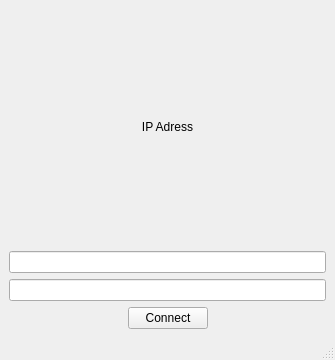
<?xml version="1.0" encoding="UTF-8"?>
<ui version="4.0">
 <class>second_window</class>
 <widget class="QMainWindow" name="second_window">
  <property name="geometry">
   <rect>
    <x>0</x>
    <y>0</y>
    <width>335</width>
    <height>360</height>
   </rect>
  </property>
  <property name="windowTitle">
   <string>MainWindow</string>
  </property>
  <widget class="QWidget" name="centralwidget">
   <layout class="QGridLayout" name="gridLayout">
    <item row="0" column="0">
     <layout class="QVBoxLayout" name="verticalLayout">
      <item>
       <widget class="QLabel" name="label_2">
        <property name="text">
         <string>IP Adress</string>
        </property>
        <property name="alignment">
         <set>Qt::AlignmentFlag::AlignCenter</set>
        </property>
       </widget>
      </item>
      <item>
       <widget class="QLineEdit" name="le_IP">
        <property name="inputMask">
         <string/>
        </property>
        <property name="text">
         <string/>
        </property>
        <property name="placeholderText">
         <string/>
        </property>
       </widget>
      </item>
      <item>
       <widget class="QLineEdit" name="le_Port"/>
      </item>
     </layout>
    </item>
    <item row="1" column="0">
     <layout class="QHBoxLayout" name="horizontalLayout">
      <item>
       <spacer name="horizontalSpacer">
        <property name="orientation">
         <enum>Qt::Orientation::Horizontal</enum>
        </property>
        <property name="sizeHint" stdset="0">
         <size>
          <width>40</width>
          <height>20</height>
         </size>
        </property>
       </spacer>
      </item>
      <item>
       <widget class="QPushButton" name="pb_start">
        <property name="text">
         <string>Connect</string>
        </property>
       </widget>
      </item>
      <item>
       <spacer name="horizontalSpacer_2">
        <property name="orientation">
         <enum>Qt::Orientation::Horizontal</enum>
        </property>
        <property name="sizeHint" stdset="0">
         <size>
          <width>40</width>
          <height>20</height>
         </size>
        </property>
       </spacer>
      </item>
     </layout>
    </item>
   </layout>
  </widget>
  <widget class="QMenuBar" name="menubar">
   <property name="geometry">
    <rect>
     <x>0</x>
     <y>0</y>
     <width>335</width>
     <height>25</height>
    </rect>
   </property>
  </widget>
  <widget class="QStatusBar" name="statusbar"/>
 </widget>
 <resources/>
 <connections/>
</ui>
